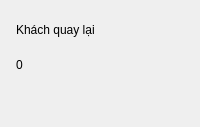
      <widget class="QFrame" name="cardReturn">
       <property name="minimumSize">
        <size>
         <width>0</width>
         <height>120</height>
        </size>
       </property>
       <property name="frameShape">
        <enum>QFrame::Shape::NoFrame</enum>
       </property>
       <layout class="QVBoxLayout" name="cardReturnLayout">
        <property name="spacing">
         <number>6</number>
        </property>
        <property name="leftMargin">
         <number>16</number>
        </property>
        <property name="topMargin">
         <number>14</number>
        </property>
        <property name="rightMargin">
         <number>16</number>
        </property>
        <property name="bottomMargin">
         <number>14</number>
        </property>
        <item>
         <layout class="QHBoxLayout" name="cardReturnTopRow">
          <item>
           <widget class="QLabel" name="lblReturnCaption">
            <property name="text">
             <string>Khách quay lại</string>
            </property>
           </widget>
          </item>
          <item>
           <spacer name="cardReturnSpacer">
            <property name="orientation">
             <enum>Qt::Orientation::Horizontal</enum>
            </property>
            <property name="sizeHint" stdset="0">
             <size>
              <width>40</width>
              <height>20</height>
             </size>
            </property>
           </spacer>
          </item>
          <item>
           <widget class="QLabel" name="badgeReturn">
            <property name="minimumSize">
             <size>
              <width>32</width>
              <height>32</height>
             </size>
            </property>
            <property name="maximumSize">
             <size>
              <width>32</width>
              <height>32</height>
             </size>
            </property>
            <property name="text">
             <string/>
            </property>
            <property name="alignment">
             <set>Qt::AlignmentFlag::AlignCenter</set>
            </property>
           </widget>
          </item>
         </layout>
        </item>
        <item>
         <widget class="QLabel" name="lblReturnVal">
          <property name="minimumSize">
           <size>
            <width>0</width>
            <height>25</height>
           </size>
          </property>
          <property name="maximumSize">
           <size>
            <width>16777215</width>
            <height>25</height>
           </size>
          </property>
          <property name="text">
           <string>0</string>
          </property>
         </widget>
        </item>
        <item>
         <layout class="QHBoxLayout" name="cardReturnTrendRow">
          <property name="topMargin">
           <number>10</number>
          </property>
          <item>
           <widget class="QLabel" name="lblReturnTrend">
            <property name="text">
             <string/>
            </property>
           </widget>
          </item>
          <item>
           <spacer name="cardReturnTrendSpacer">
            <property name="orientation">
             <enum>Qt::Orientation::Horizontal</enum>
            </property>
            <property name="sizeHint" stdset="0">
             <size>
              <width>40</width>
              <height>20</height>
             </size>
            </property>
           </spacer>
          </item>
         </layout>
        </item>
       </layout>
      </widget>
